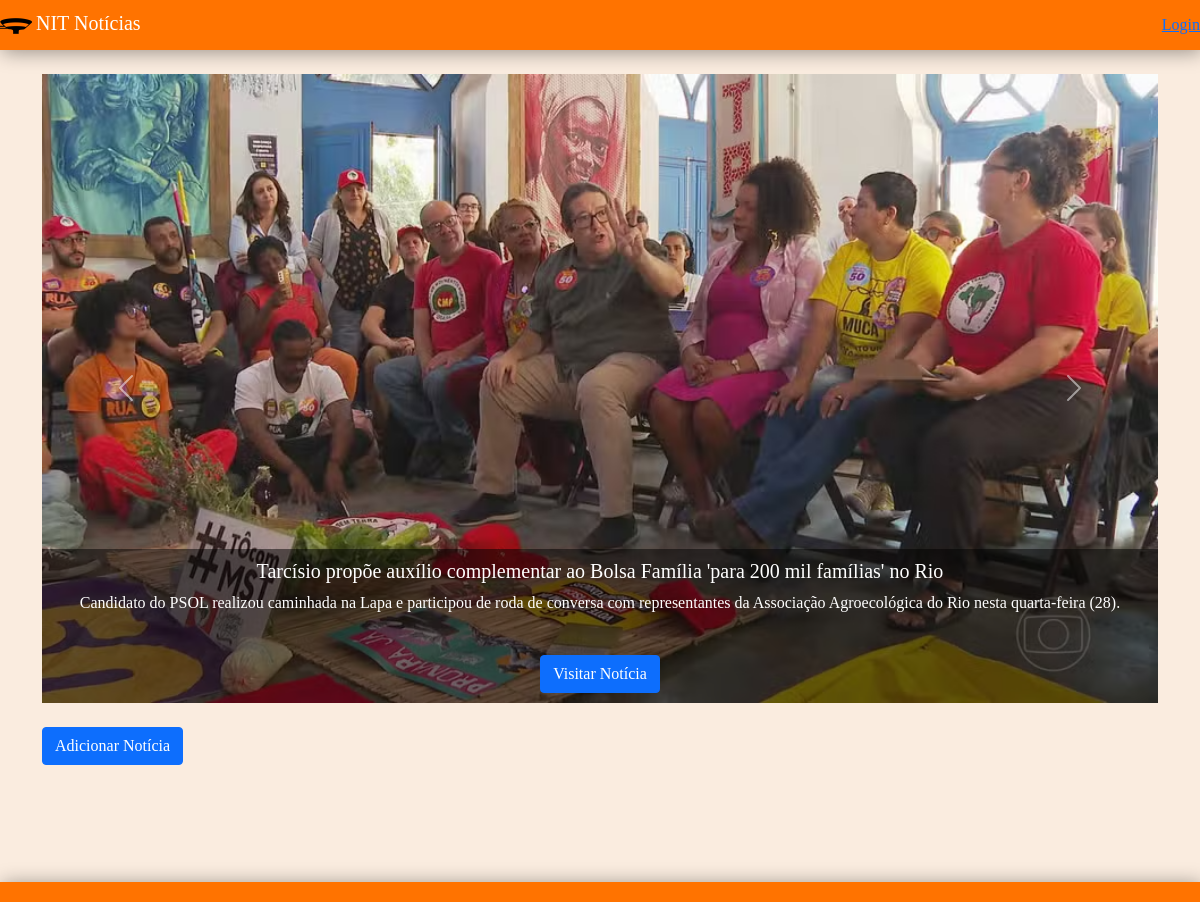
The page / on the database its author committed.
### noticias/models.py (models this page shows, shortened)
class Noticia(models.Model):
    CATEGORIAS = [
        ('POLITICA', 'Política'),
        ('ARTE', 'Arte'),
        ('MEIO_AMBIENTE', 'Meio Ambiente'),
        ('TIROTEIO', 'Tiroteio'),
        ('ACIDENTE', 'Acidente'),
        ('ROCK_IN_RIO', 'Rock in Rio'),
        ('FUTEBOL', 'Futebol'),
        ('ESPORTES','Esportes'),
        ('OUTROS', 'Outros'),
    ]
    titulo = models.CharField(max_length=200)
    resumo = models.TextField()
    conteudo = models.TextField()
    imagem = models.ImageField(upload_to='noticias/')
    categoria = models.CharField(max_length=50, choices=CATEGORIAS)
    data_publicacao = models.DateTimeField(auto_now_add=True)

### noticias/views.py (the view)
# urls.py: path('', NoticiaListView.as_view(), name='noticia_list'),
class NoticiaListView(ListView):
    model = Noticia
    template_name = 'noticias/noticia_list.html'
    context_object_name = 'noticias'

### noticias/templates/noticias/noticia_list.html (shortened to what this page needs)
{% extends 'base.html' %}
{% block content %}
    <div class="container">
        <div id="carouselExampleControls" class="carousel slide mt-4">
            <div class="carousel-inner">
                {% for noticia in noticias %}
                    <div class="carousel-item {% if forloop.first %}active{% endif %}">
                       <img class="d-block w-100" src="{{ noticia.imagem.url }}" alt="{{ noticia.titulo }}">
                        <div class="carousel-caption">
                            <h5>{{ noticia.titulo }}</h5>
                            <p>{{ noticia.resumo }}</p>
                            <a class="btn btn-primary mt-4" href="{% url 'noticia_detail' noticia.pk %}">Visitar Notícia</a>
                        </div>
                    </div>
                {% endfor %}
            </div>
            <a class="carousel-control-prev" href="#carouselExampleControls" role="button" data-bs-slide="prev">
                <span class="carousel-control-prev-icon" aria-hidden="true"></span>
            </a>
            <a class="carousel-control-next" href="#carouselExampleControls" role="button" data-bs-slide="next">
                <span class="carousel-control-next-icon" aria-hidden="true"></span>
            </a>
        </div>
        <a class="btn btn-primary mt-4" href="{% url 'noticia_add' %}">Adicionar Notícia</a>
    </div>
{% endblock %}

### noticias/templates/base.html (style rules this page uses)
body { font-family: 'Times New Roman', serif; background-color: #faecdf; }
.carousel-item { position: relative; }
.carousel-caption { position: absolute; bottom: 0; left: 0; right: 0; background: rgba(0, 0, 0, 0.5); color: white; padding: 10px; }

### rows shown on the page
Noticia: imagem (picture), titulo "Tarcísio propõe auxílio complementar ao Bolsa Família 'para 200 mil famílias' no Rio", resumo "Candidato do PSOL realizou caminhada na Lapa e participou de roda de conversa com representantes da Associação Agroecológica do Rio nesta quarta-feira (28)."
